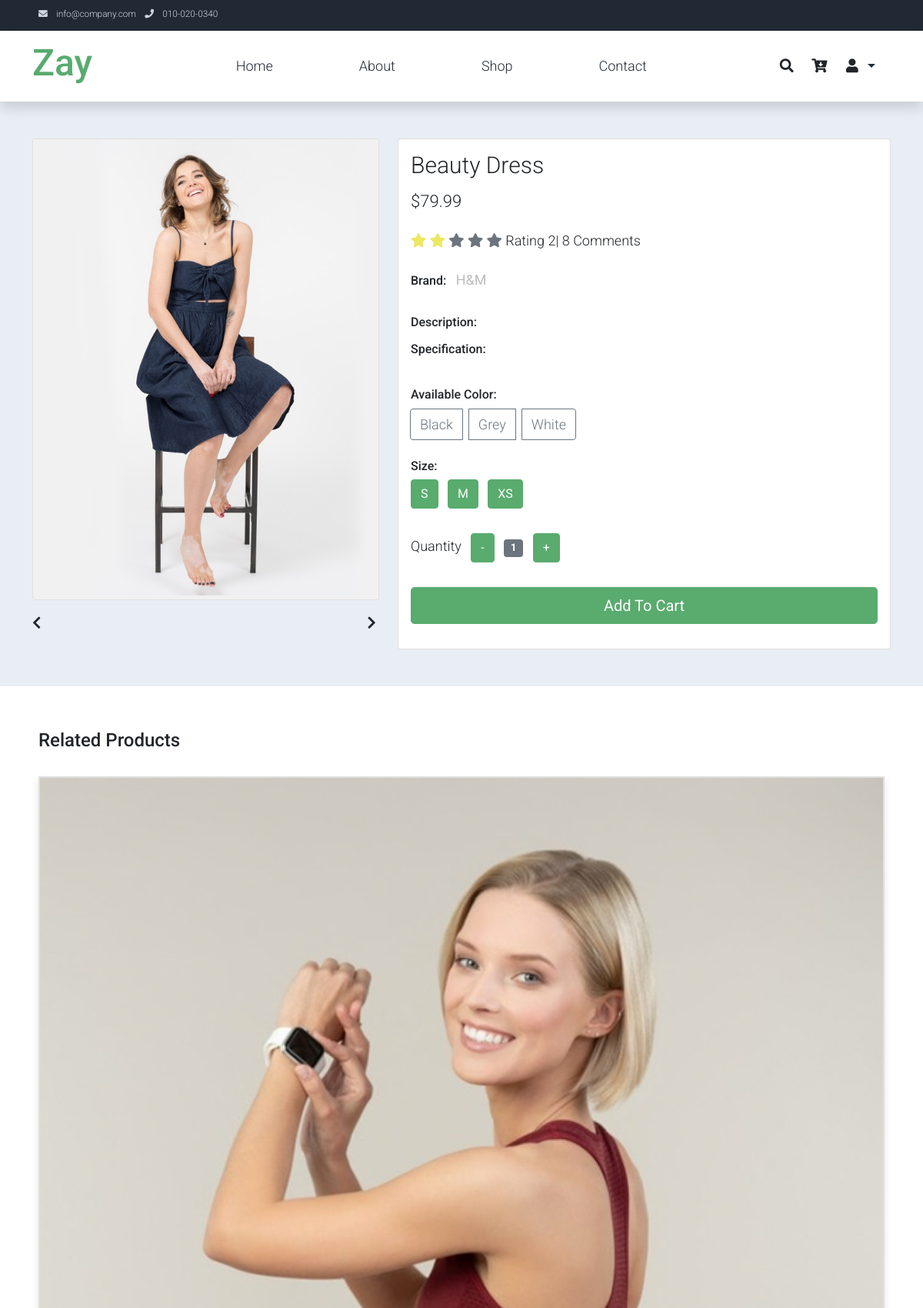
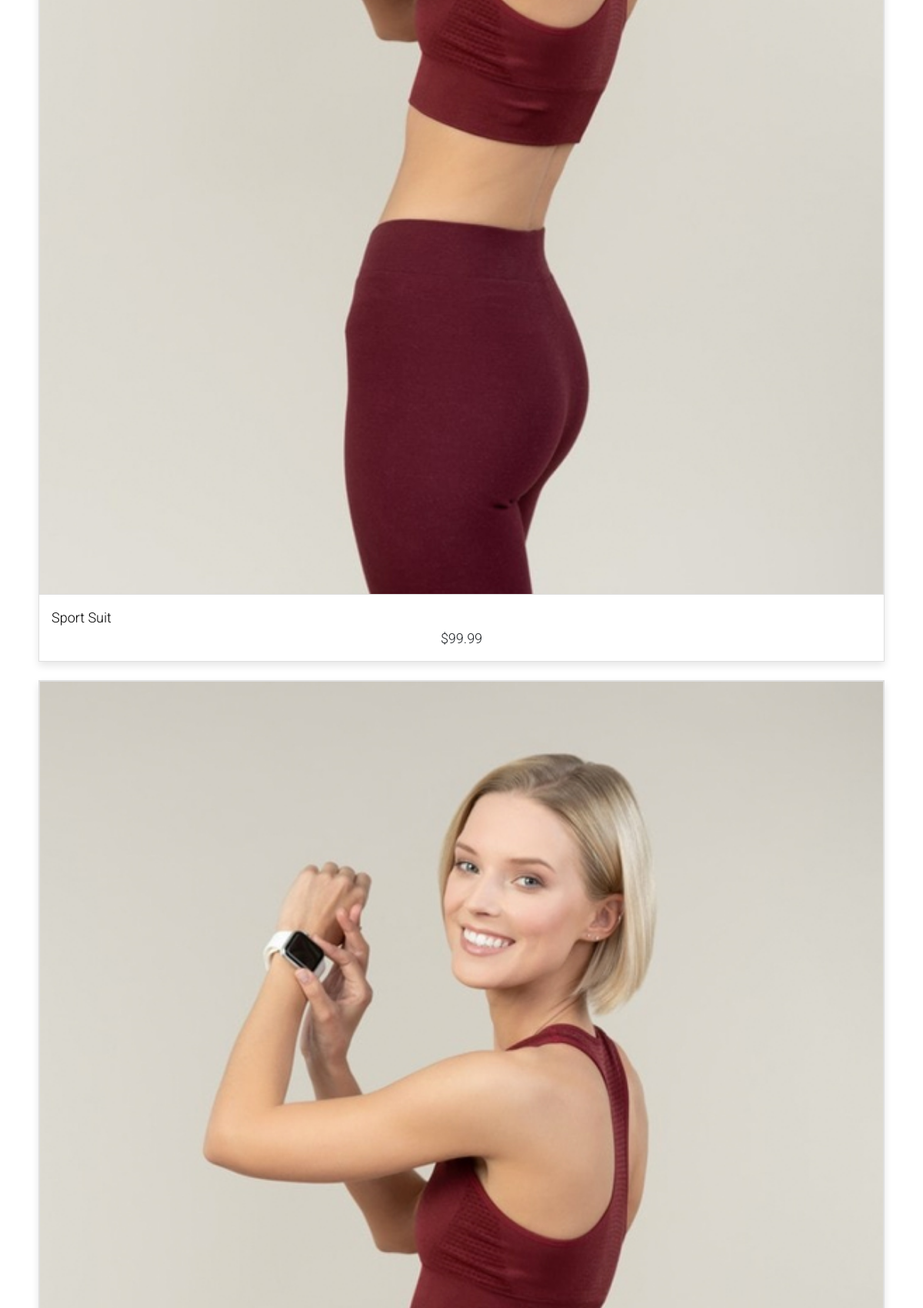
The app's page /product/beauty-dress (upper part) with its own data (2 pictures, top to bottom).
### products/models.py (models this page shows, shortened)
class Products(models.Model):
    title = models.CharField(max_length=50, null=False, blank=False)
    is_visible = models.BooleanField(default=False)
    price = models.FloatField()
    brand = models.ForeignKey(Brand, on_delete=models.CASCADE, blank=True, null=True)
    color = models.ManyToManyField(Color, related_name='products', blank=True)
    size = models.ManyToManyField(Size, related_name='products', blank=True)
    description = models.TextField(max_length=500, null=True, blank=True)
    category = models.ManyToManyField(CategoriesProduct, related_name='products')
    slug = models.SlugField(unique=True, blank=False, null=False)
    photo = models.ImageField(upload_to='products/', null=True, blank=True)
    is_featured = models.BooleanField(default=False)
    created = models.DateTimeField(auto_now=True)
    rating = models.PositiveSmallIntegerField(default=0)
    comments = models.PositiveSmallIntegerField(default=0)
    class Meta:
        ordering = ['-created']
        verbose_name = 'Product'
        verbose_name_plural = 'Products'

class Brand(models.Model):
    title = models.CharField(max_length=50, null=False, blank=False)
    photo = models.ImageField(upload_to='brands/', null=True, blank=True)
    class Meta:
        verbose_name = 'Brand'
        verbose_name_plural = 'Brands'

class Color(models.Model):
    name = models.CharField(max_length=30)
    class Meta:
        verbose_name = 'Color'
        verbose_name_plural = 'Colors'

class Size(models.Model):
    name = models.CharField(max_length=10)
    class Meta:
        verbose_name = 'Size'
        verbose_name_plural = 'Sizes'

### products/views.py (the view)
# urls.py: path('product/<slug:slug>', product_view, name='product'),
def product_view(request,slug=None):
    specification = Specification.objects.filter(is_visible=True)
    product = Products.objects.get(slug=slug)
    images = Images.objects.filter(is_visible=True, featured_photo=False, product=product)
    related_products = Products.objects.filter(is_visible=True,category__in=product.category.all()
    ).exclude(id=product.id)
    return render(request, 'shop-single.html', context={'product': product,
                                                        'photo': images,
                                                        'specification': specification,
                                                        'related_products': related_products,
                                                        'range_yellow_stars': range(product.rating),
                                                        'range_grey_stars': range(5-product.rating)})

### products/context_processors.py (called while the page is built)
def count_item_cart(request):
    if request.user.is_authenticated:
        cart_item = CartItem.objects.filter(user=request.user, order__isnull=True)
        if cart_item:
            total = len(cart_item)
        else:
            total = 0
    else:
        total = 0
    return {'cart_item': total}

def category(request):
    category = CategoriesProduct.objects.filter(is_visible=True)
    return {'category': category }

### products/templates/shop-single.html (shortened to what this page needs)
{% extends 'main_header.html' %}
{% load static %}
{% block main_content %}
<body>
    <section class="bg-light">
        <div class="container pb-5">
            <div class="row">
                <div class="col-lg-5 mt-5">
                    <div class="card mb-3">
                        {%  if product.photo %}
                            <img class="card-img img-fluid" src="{{ product.photo.url}}" alt="Card image cap" id="product-detail">
                        {% else %}
                            <img src="{% static 'assets/img/ajax-loader.gif' %}" class="card-img-top" alt="">
                        {% endif %}
                    </div>
                    <div class="row">
                        <div class="col-1 align-self-center">
                            <a href="#multi-item-example" role="button" data-bs-slide="prev">
                                <i class="text-dark fas fa-chevron-left"></i>
                            </a>
                        </div>
                        <div id="multi-item-example" class="col-10 carousel slide carousel-multi-item" data-bs-ride="carousel">
                        </div>
                        <div class="col-1 align-self-center">
                            <a href="#multi-item-example" role="button" data-bs-slide="next">
                                <i class="text-dark fas fa-chevron-right"></i>
                            </a>
                        </div>
                    </div>
                </div>
                <div class="col-lg-7 mt-5">
                    <div class="card">
                        <div class="card-body">
                            <h1 class="h2">{{ product.title }}</h1>
                            <p class="h3 py-2">${{ product.price }}</p>
                            <p class="py-2">
                                {% for item in range_yellow_stars %}
                                <i class="fa fa-star text-warning"></i>
                                {% endfor %}
                                {% for item in range_grey_stars %}
                                <i class="fa fa-star text-secondary"></i>
                                {% endfor %}
                                <span class="list-inline-item text-dark">Rating {{ product.rating }}| {{ product.comments }} Comments</span>
                            </p>
                            <ul class="list-inline">
                                <li class="list-inline-item">
                                    <h6>Brand:</h6>
                                </li>
                                <li class="list-inline-item">
                                    <p class="text-muted"><strong>{{ product.brand.title }}</strong></p>
                                </li>
                            </ul>
                            <h6>Description:</h6>
                            <h6>Specification:</h6>
                            <ul class="list-unstyled pb-3">
                            </ul>
                            <form action="/order/" method="POST">
                            <div class="mb-4">
                            <h6>Available Color:</h6>
                                <div class="btn-group" role="group">
                                {% for color in product.color.all %}
                                    <label class="btn btn-outline-secondary me-2" for="color-{{ forloop.counter }}">{{ color.name }}</label>
                                {% empty %}
                                    <span class="text-muted">No colors available</span>
                                {% endfor %}
                                </div>
                            </div>
                            <div class="mb-4">
                            <h6>Size:</h6>
                                <ul class="list-inline">
                                {% for size in product.size.all %}
                                    <li class="list-inline-item mb-2">
                                        <span class="btn btn-success btn-size" onclick="document.getElementById('product-size').value='{{ size.name }}'">
                                            {{ size.name }}
                                        </span>
                                    </li>
                                {% empty %}
                                    <li class="list-inline-item text-muted">No sizes available</li>
                                {% endfor %}
                                </ul>
                                </div>
                                    <div class="col-auto">
                                        <ul class="list-inline pb-3">
                                            <li class="list-inline-item text-right">
                                                Quantity
                                            </li>
                                            <li class="list-inline-item"><span class="btn btn-success" id="btn-minus">-</span></li>
                                            <li class="list-inline-item"><span class="badge bg-secondary" id="var-value">1</span></li>
                                            <li class="list-inline-item"><span class="btn btn-success" id="btn-plus">+</span></li>
                                        </ul>
                                    </div>
                                <div class="row pb-3">
                                    <div class="col d-grid">
                                        <button type="submit" class="btn btn-success btn-lg" name="submit" value="addtocard">Add To Cart</button>
                                    </div>
                                </div>
                            </form>
                        </div>
                    </div>
                </div>
            </div>
        </div>
    </section>
    <section class="py-5">
        <div class="container">
            <div class="row text-left p-2 pb-3">
                <h4>Related Products</h4>
            </div>
            <div id="carousel-related-product">
            {% for item in related_products %}
                <div class="p-2 pb-3">
                    <div class="product-wap card rounded-0">
                        <div class="card rounded-0">
                            <img class="card-img rounded-0 img-fluid" src="{{ item.photo.url }}">
                        </div>
                        <div class="card-body">
                            <a href="{% url 'product' item.slug %}" class="h3 text-decoration-none">{{ item.title }}</a>
                            <p class="text-center mb-0">${{ item.price }}</p>
                        </div>
                    </div>
                </div>
            {% endfor %}
            </div>
        </div>
    </section>
</body>
{% endblock %}

### static/assets/css/templatemo.css (style rules this page uses)
body, ul, li, p, a, label, input, div { font-family: 'Roboto', sans-serif; font-size: 18px !important; font-weight: 300 !important; }
.h2 { font-family: 'Roboto', sans-serif; font-size: 30px !important; font-weight: 300; }
.h3 { font-family: 'Roboto', sans-serif; font-size: 22px !important; }
.text-warning { color: #ede861 !important; }
.text-muted { color: #bcbcbc !important; }
.bg-light { background-color: #e9eef5 !important; }
.btn-success { background-color: #59ab6e !important; border-color: #56ae6c !important; }
.product-wap { box-shadow: 0px 5px 10px 0px rgba(0, 0, 0, 0.10); }
.card.product-wap a { color: #000; }
.product-wap .h3, .product-wap li, .product-wap i, .product-wap p { font-size: 12px !important; }
@media (min-width: 992px) { .product-wap .h3, .product-wap li, .product-wap i, .product-wap p { font-size: 18px !important; } }

### records on screen
Products: photo (picture), title "Beauty Dress", price "79.99", rating "2", comments "8", brand "H&M"
Color: name "Black"
Color: name "Grey"
Color: name "White"
Size: name "S"
Size: name "M"
Size: name "XS"
Products: photo (picture), title "Sport Suit", price "99.99"
